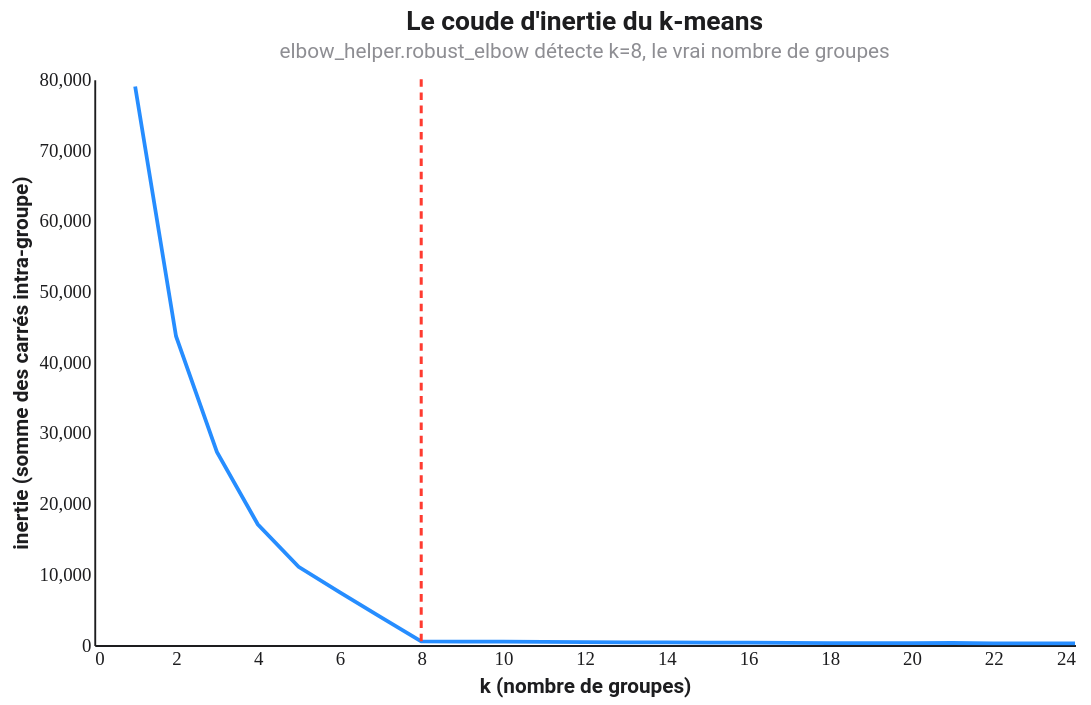

Write the Vega-Lite specification saved for this chart.
### Vega-Lite specification from a JSON file in a GitHub repository (floating-point values rounded to 4 significant figures)
{"$schema": "https://vega.github.io/schema/vega-lite/v5.json", "title": {"text": "Le coude d'inertie du k-means", "subtitle": "elbow_helper.robust_elbow détecte k=8, le vrai nombre de groupes"}, "width": 520, "height": 300, "config": {"background": "#FFFFFF", "font": "Roboto, Roboto Serif, Roboto Mono, system-ui, sans-serif", "view": {"stroke": null, "cornerRadius": 10}, "axis": {"domain": true, "domainColor": "#1D1D1F", "labelColor": "#1D1D1F", "titleColor": "#1D1D1F", "grid": false, "ticks": false, "labelFont": "Roboto Mono", "titleFont": "Roboto"}, "axisTop": {"domain": false, "domainColor": null, "labels": false, "ticks": false, "title": null}, "axisRight": {"domain": false, "domainColor": null, "labels": false, "ticks": false, "title": null}, "legend": {"titleFont": "Roboto", "labelFont": "Roboto", "labelColor": "#1D1D1F", "titleColor": "#1D1D1F"}, "title": {"font": "Roboto", "fontSize": 14, "color": "#1D1D1F", "subtitleFont": "Roboto", "subtitleColor": "#8E8E93", "subtitleFontSize": 11}, "line": {"strokeWidth": 2}, "point": {"filled": true, "size": 18}}, "layer": [{"data": {"values": [{"x": 1.0, "y": 78980.0}, {"x": 2.0, "y": 43660.0}, {"x": 3.0, "y": 27290.0}, {"x": 4.0, "y": 17070.0}, {"x": 5.0, "y": 11060.0}, {"x": 6.0, "y": 7471.0}, {"x": 7.0, "y": 3985.0}, {"x": 8.0, "y": 509.9}, {"x": 9.0, "y": 476.9}, {"x": 10.0, "y": 466.5}, {"x": 11.0, "y": 430.7}, {"x": 12.0, "y": 403.2}, {"x": 13.0, "y": 381.8}, {"x": 14.0, "y": 371.5}, {"x": 15.0, "y": 343.5}, {"x": 16.0, "y": 334.2}, {"x": 17.0, "y": 303.8}, {"x": 18.0, "y": 281.7}, {"x": 19.0, "y": 281.9}, {"x": 20.0, "y": 276.3}, {"x": 21.0, "y": 284.3}, {"x": 22.0, "y": 235.5}, {"x": 23.0, "y": 245.3}, {"x": 24.0, "y": 228.8}]}, "mark": {"type": "line", "color": "#007AFF", "opacity": 0.85}, "encoding": {"x": {"field": "x", "type": "quantitative", "title": "k (nombre de groupes)"}, "y": {"field": "y", "type": "quantitative", "title": "inertie (somme des carrés intra-groupe)"}}}, {"data": {"values": [{"x": 8.0}]}, "mark": {"type": "rule", "strokeDash": [4, 3], "strokeWidth": 1.6, "color": "#FF3B30"}, "encoding": {"x": {"field": "x", "type": "quantitative"}}}]}
